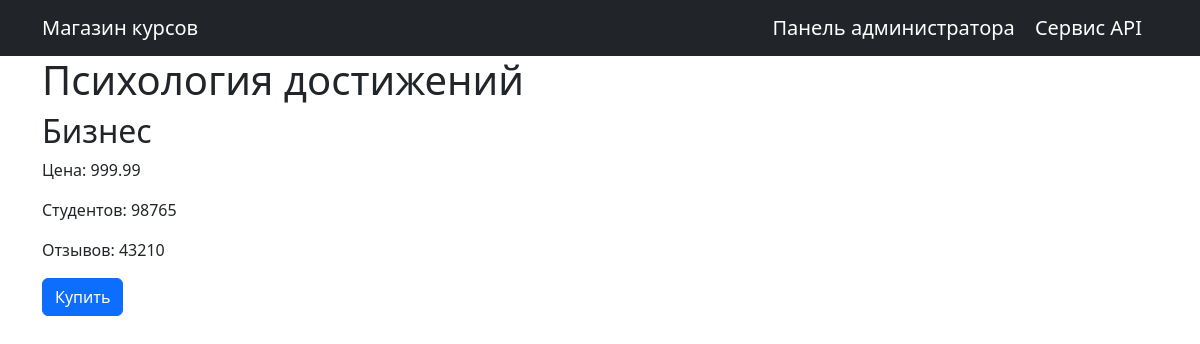
The page /course/4 on the database its author committed.
### shop/models.py (models this page shows, shortened)
class Course(models.Model):
    class Meta:
        verbose_name = 'course'
        verbose_name_plural = 'courses'
    category = models.ForeignKey(Category, on_delete=models.CASCADE)
    created_at = models.DateTimeField(default=timezone.now)
    price = models.FloatField()
    review_quantity = models.IntegerField()
    student_quantity = models.IntegerField()
    title = models.CharField(max_length=256)

class Category(models.Model):
    class Meta:
        verbose_name = 'category'
        verbose_name_plural = 'categories'
    created_at = models.DateTimeField(default=timezone.now)
    title = models.CharField(max_length=128)
    def __str__(self):
        return self.title

### shop/views.py (the view)
# urls.py: path('course/<int:course_id>', views.single_course, name='single_course')
def single_course(request, course_id):
    course = get_object_or_404(Course, pk=course_id)
    return render(
        request=request,
        template_name='shop/single_course.html',
        context={'course': course}
    )

### templates/shop/single_course.html (shortened to what this page needs)
{% extends 'base.html' %}
{% block content %}
<h1>{{ course.title }}</h1>
<h2>{{ course.category }}</h2>
<p>Цена: {{ course.price }}</p>
<p>Студентов: {{ course.student_quantity }}</p>
<p>Отзывов: {{ course.review_quantity }}</p>
<button class="btn btn-primary">Купить</button>
{% endblock %}

### rows shown on the page
Course: title "Психология достижений", category "Бизнес", price "999.99", student_quantity "98765", review_quantity "43210"
